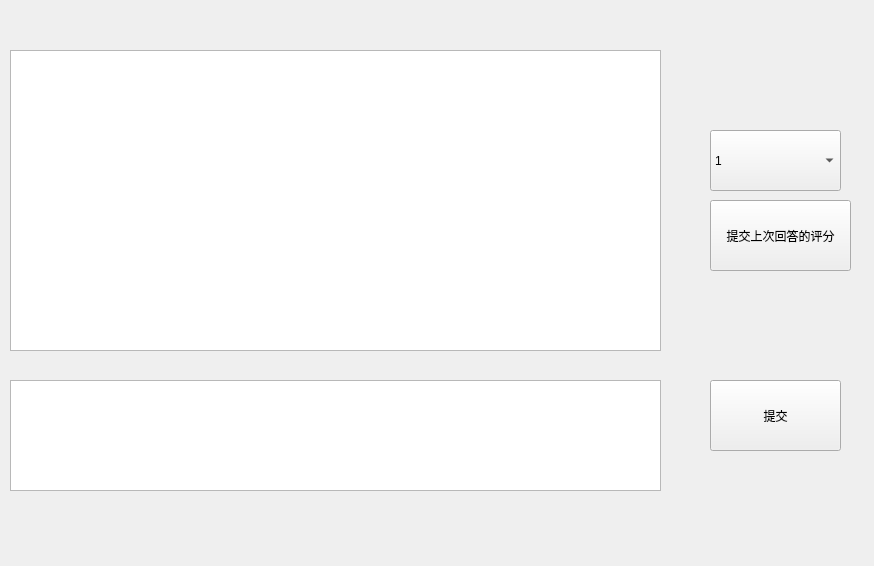
<?xml version="1.0" encoding="UTF-8"?>
<ui version="4.0">
 <class>Form</class>
 <widget class="QWidget" name="Form">
  <property name="geometry">
   <rect>
    <x>0</x>
    <y>0</y>
    <width>874</width>
    <height>566</height>
   </rect>
  </property>
  <property name="windowTitle">
   <string>Form</string>
  </property>
  <widget class="QPushButton" name="sendButton">
   <property name="geometry">
    <rect>
     <x>710</x>
     <y>380</y>
     <width>131</width>
     <height>71</height>
    </rect>
   </property>
   <property name="text">
    <string>提交</string>
   </property>
  </widget>
  <widget class="QComboBox" name="score">
   <property name="geometry">
    <rect>
     <x>710</x>
     <y>130</y>
     <width>131</width>
     <height>61</height>
    </rect>
   </property>
   <item>
    <property name="text">
     <string>1</string>
    </property>
   </item>
   <item>
    <property name="text">
     <string>2</string>
    </property>
   </item>
   <item>
    <property name="text">
     <string>3</string>
    </property>
   </item>
   <item>
    <property name="text">
     <string>4</string>
    </property>
   </item>
   <item>
    <property name="text">
     <string>5</string>
    </property>
   </item>
  </widget>
  <widget class="QTextEdit" name="receiveEdit">
   <property name="geometry">
    <rect>
     <x>10</x>
     <y>50</y>
     <width>651</width>
     <height>301</height>
    </rect>
   </property>
   <property name="readOnly">
    <bool>true</bool>
   </property>
  </widget>
  <widget class="QTextEdit" name="sendEdit">
   <property name="geometry">
    <rect>
     <x>10</x>
     <y>380</y>
     <width>651</width>
     <height>111</height>
    </rect>
   </property>
  </widget>
  <widget class="QPushButton" name="markButton">
   <property name="geometry">
    <rect>
     <x>710</x>
     <y>200</y>
     <width>141</width>
     <height>71</height>
    </rect>
   </property>
   <property name="text">
    <string>提交上次回答的评分</string>
   </property>
  </widget>
 </widget>
 <resources/>
 <connections/>
</ui>
